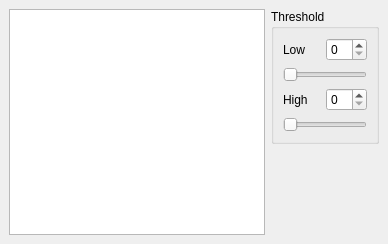
        <widget class="QWidget" name="octreeTab" >
         <attribute name="title" >
          <string>Octree</string>
         </attribute>
         <attribute name="icon" >
          <iconset resource="cardiac.qrc" >:/res/images/loadoct.png</iconset>
         </attribute>
         <attribute name="toolTip" >
          <string>Displays options pertaining to &lt;b>Octree&lt;/b> generation and for selective rendering of loaded octree files.</string>
         </attribute>
         <layout class="QHBoxLayout" >
          <property name="spacing" >
           <number>6</number>
          </property>
          <property name="leftMargin" >
           <number>9</number>
          </property>
          <property name="topMargin" >
           <number>9</number>
          </property>
          <property name="rightMargin" >
           <number>9</number>
          </property>
          <property name="bottomMargin" >
           <number>9</number>
          </property>
          <item>
           <widget class="QListWidget" name="renOctListWidget" />
          </item>
          <item>
           <layout class="QVBoxLayout" >
            <property name="spacing" >
             <number>6</number>
            </property>
            <property name="leftMargin" >
             <number>0</number>
            </property>
            <property name="topMargin" >
             <number>0</number>
            </property>
            <property name="rightMargin" >
             <number>0</number>
            </property>
            <property name="bottomMargin" >
             <number>0</number>
            </property>
            <item>
             <widget class="QGroupBox" name="groupBox_5" >
              <property name="minimumSize" >
               <size>
                <width>108</width>
                <height>16</height>
               </size>
              </property>
              <property name="title" >
               <string>Threshold</string>
              </property>
              <layout class="QVBoxLayout" >
               <property name="spacing" >
                <number>6</number>
               </property>
               <property name="leftMargin" >
                <number>9</number>
               </property>
               <property name="topMargin" >
                <number>9</number>
               </property>
               <property name="rightMargin" >
                <number>9</number>
               </property>
               <property name="bottomMargin" >
                <number>9</number>
               </property>
               <item>
                <layout class="QGridLayout" >
                 <property name="leftMargin" >
                  <number>0</number>
                 </property>
                 <property name="topMargin" >
                  <number>0</number>
                 </property>
                 <property name="rightMargin" >
                  <number>0</number>
                 </property>
                 <property name="bottomMargin" >
                  <number>0</number>
                 </property>
                 <property name="horizontalSpacing" >
                  <number>6</number>
                 </property>
                 <property name="verticalSpacing" >
                  <number>6</number>
                 </property>
                 <item row="2" column="0" >
                  <widget class="QLabel" name="label_7" >
                   <property name="text" >
                    <string>High</string>
                   </property>
                  </widget>
                 </item>
                 <item row="0" column="0" >
                  <widget class="QLabel" name="label_6" >
                   <property name="text" >
                    <string>Low</string>
                   </property>
                  </widget>
                 </item>
                 <item row="3" column="0" colspan="2" >
                  <widget class="QSlider" name="horizontalSlider_3" >
                   <property name="orientation" >
                    <enum>Qt::Horizontal</enum>
                   </property>
                  </widget>
                 </item>
                 <item row="0" column="1" >
                  <widget class="QSpinBox" name="octLowSpinBox" />
                 </item>
                 <item row="1" column="0" colspan="2" >
                  <widget class="QSlider" name="horizontalSlider_2" >
                   <property name="orientation" >
                    <enum>Qt::Horizontal</enum>
                   </property>
                  </widget>
                 </item>
                 <item row="2" column="1" >
                  <widget class="QSpinBox" name="octHighSpinBox" />
                 </item>
                </layout>
               </item>
              </layout>
             </widget>
            </item>
            <item>
             <spacer>
              <property name="orientation" >
               <enum>Qt::Vertical</enum>
              </property>
              <property name="sizeHint" >
               <size>
                <width>20</width>
                <height>91</height>
               </size>
              </property>
             </spacer>
            </item>
           </layout>
          </item>
         </layout>
        </widget>
